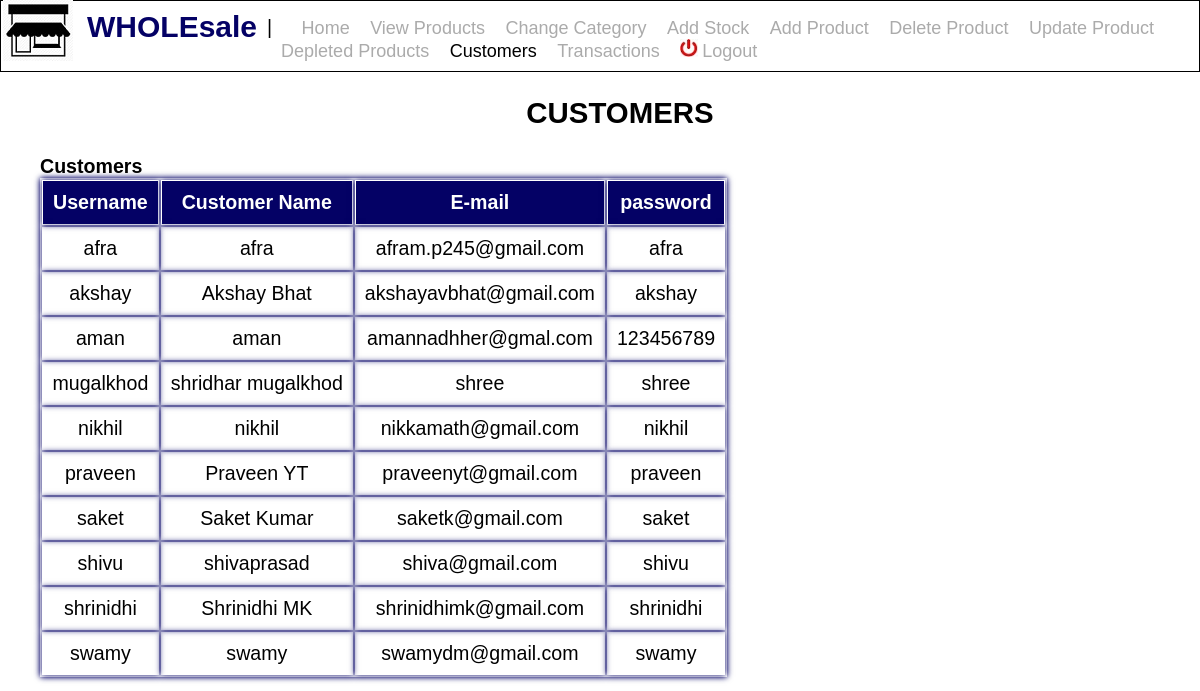
Page /customers.php (signed in) on the committed database.
### tables this page shows
CREATE TABLE `customer` (
  `cust_id` varchar(20) NOT NULL,
  `cust_name` varchar(25) NOT NULL,
  `email_id` varchar(25) NOT NULL,
  `password` varchar(25) NOT NULL
);

### customers.php (the view, shortened to what this page needs)
<!DOCTYPE html>
<html>
<head>
	<link rel='stylesheet' href="css/style.css">
</head>
<body>
	    <img src="image/whole1.jpg" style="margin-left:3px;float:left"/>
	    <h1 style="float:left;color:#040165;margin:10px 10px;font-size:30px">WHOLEsale</h1>
	    <div class='asidebar'>
	    <ul>|
		   <li onclick="location.href='adminHome.php'">&nbsp;&nbsp;Home</li>
		   <li onclick="location.href='viewProducts.php'">View Products</li>
		   <li onclick="location.href='chng_category.php'">Change Category</li>
		   <li onclick="location.href='addStock.php'">Add Stock</li>
		   <li onclick="location.href='addProduct.php'">Add Product</li>
		   <li onclick="location.href='deleteProduct.php'">Delete Product</li>
		   <li onclick="location.href='updateProduct.php'">Update Product</li>
		   <li onclick="location.href='depleted.php'">Depleted Products</li>
		   <li class='active' onclick="location.href='customers.php'">Customers</li>
		   <li onclick="location.href='transactions.php'">Transactions</li>
		   <li onclick="location.href='logout.php'"><img src="image/logout.jpg" />Logout</li>
	    </ul>
	</div>
<div class='container'>
    <h2>CUSTOMERS</h2>
	<b>Customers</b>
		<table><tr><th>Username</th><th>Customer Name</th><th>E-mail</th><th>password</th></tr>
		<?php
			$conn=mysqli_connect("localhost","root","","wholesale");
			$sql="select * from customer";
			$result=mysqli_query($conn,$sql);
			while($row=mysqli_fetch_assoc($result)){
				echo "<tr><td>".$row['cust_id']."</td><td>".$row['cust_name']."</td><td>".$row['email_id']."</td><td>".$row['password']."</td></tr>";
			}
			echo "</table><br>";
		?>
</div>
</body>
</html>

### css/style.css (style rules this page uses)
body { margin:0; font-size:14px; font-family:arial; }
ul { margin:0px; border:1px solid black; padding-top:30px; font-size:140%; height:25px; padding:15px; padding-left:500px; }
li { margin-left:4px; padding:3px 10px; color:#ababab; display:inline; }
ul .active { color:black; }
img { margin-right:4px; }
.container { font-size:140%; }
.container h2 { text-align:center; }
.container table { box-shadow:0px 0px 6px #040165; }
.container table th { background-color:#040165; padding:10px 10px; color:#fff; border:1px solid white; box-shadow:0px 0px 6px #040165; }
.container { margin-left:40px; }
.container table td { padding:10px 10px; text-align:center; box-shadow:0px 0px 6px #040165; }
.asidebar ul { padding-bottom:30px; padding-left:1px; }
.asidebar li { font-size:92%; padding-right:1px; }

### rows in the picture
customer: cust_id "afra", cust_name "afra", email "afram.p245@gmail.com", password "afra"
customer: cust_id "akshay", cust_name "Akshay Bhat", email "akshayavbhat@gmail.com", password "akshay"
customer: cust_id "aman", cust_name "aman", email "amannadhher@gmal.com", password "123456789"
customer: cust_id "mugalkhod", cust_name "shridhar mugalkhod", email "shree", password "shree"
customer: cust_id "nikhil", cust_name "nikhil", email "nikkamath@gmail.com", password "nikhil"
customer: cust_id "praveen", cust_name "Praveen YT", email "praveenyt@gmail.com", password "praveen"
customer: cust_id "saket", cust_name "Saket Kumar", email "saketk@gmail.com", password "saket"
customer: cust_id "shivu", cust_name "shivaprasad", email "shiva@gmail.com", password "shivu"
customer: cust_id "shrinidhi", cust_name "Shrinidhi MK", email "shrinidhimk@gmail.com", password "shrinidhi"
customer: cust_id "swamy", cust_name "swamy", email "swamydm@gmail.com", password "swamy"
